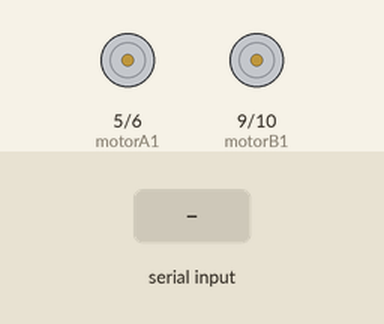
This sketch was run on a simulated Arduino Uno, built with avr-gcc and run on an emulated ATmega328P. Parts: motor-driver pin pairs drawn as motors (green arrow = first pin HIGH = forward, orange = second pin HIGH = backward, longer = more drive). Inputs (shaded band) come from the test bench.

Above: at 1.2 s.
1.3 s: "R" received over Serial
At 2.5 s:
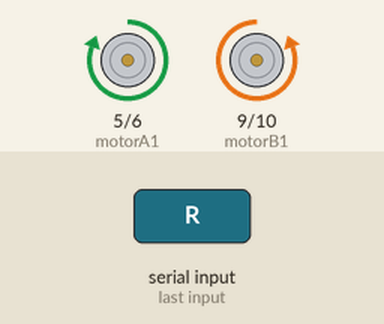
2.8 s: "L" received over Serial
At 3.7 s:
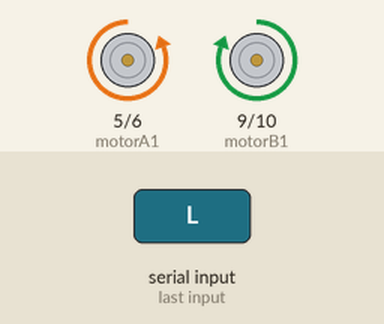
4.3 s: "B" received over Serial
At 4.8 s:
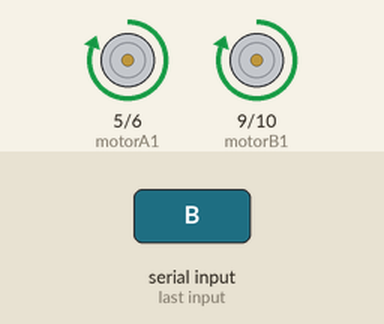
5.8 s: "F" received over Serial
At 7.0 s:
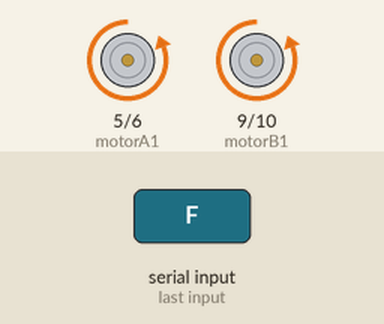
7.3 s: "S" received over Serial
At 8.3 s:
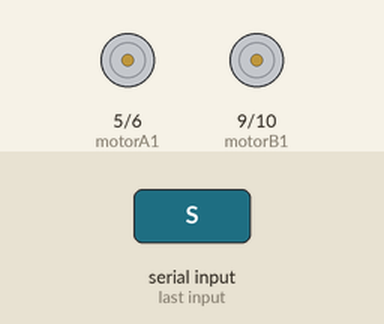
Timing chart, 0 to 9.8 s (numbered marks = the images above; inputs shaded):
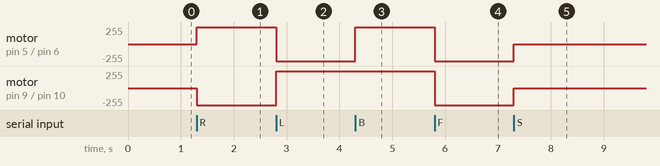

The sketch:

carrinho_2.ino
```cpp
// Pinos do Motor A (motor esquerdo) - ligados na ponte H nos pinos A-1A e A-1B
const int motorA1 = 5;  // A-1A
const int motorA2 = 6;  // A-1B

// Pinos do Motor B (motor direito) - ligados na ponte H nos pinos B-1A e B-1B
const int motorB1 = 9;   // B-1A
const int motorB2 = 10;  // B-1B

char comando; // Armazena o comando recebido via Bluetooth

void setup() {
  // Define os pinos dos motores como saída
  pinMode(motorA1, OUTPUT);
  pinMode(motorA2, OUTPUT);
  pinMode(motorB1, OUTPUT);
  pinMode(motorB2, OUTPUT);

  // Inicia a comunicação serial com o HC-05
  Serial.begin(9600); // Velocidade padrão do HC-05
}

// Função para mover para frente
void frente() {
  digitalWrite(motorA1, HIGH);
  digitalWrite(motorA2, LOW);
  digitalWrite(motorB1, LOW);
  digitalWrite(motorB2, HIGH);
}

// Função para mover para trás
void tras() {
  digitalWrite(motorA1, LOW);
  digitalWrite(motorA2, HIGH);
  digitalWrite(motorB1, HIGH);
  digitalWrite(motorB2, LOW);
}

// Função para virar à esquerda
void esquerda() {
  digitalWrite(motorA1, HIGH);
  digitalWrite(motorA2, LOW);
  digitalWrite(motorB1, HIGH);
  digitalWrite(motorB2, LOW);
}

// Função para virar à direita
void direita() {
  digitalWrite(motorA1, LOW);
  digitalWrite(motorA2, HIGH);
  digitalWrite(motorB1, LOW);
  digitalWrite(motorB2, HIGH);
}

// Função para parar o carrinho
void parar() {
  digitalWrite(motorA1, LOW);
  digitalWrite(motorA2, LOW);
  digitalWrite(motorB1, LOW);
  digitalWrite(motorB2, LOW);
}

void loop() {
  // Verifica se chegou algum comando via Bluetooth
  if (Serial.available() > 0) {
    comando = Serial.read(); // Lê o caractere enviado

    switch (comando) {
      case 'R': // Frente
        frente();
        break;
      case 'L': // Trás (Back)
        tras();
        break;
      case 'B': // Esquerda (Left)
        esquerda();
        break;
      case 'F': // Direita (Right)
        direita();
        break;
      case 'S': // Stop (Parar)
        parar();
        break;
      default:
        parar(); // Se comando desconhecido, para por segurança
        break;
    }
  }
}
```

Measured:
- after the input at 1.3 s, motor on pin 5 (motorA1) / pin 6 (motorA2): stopped → forward 255/255 at once; motor on pin 9 (motorB1) / pin 10 (motorB2): stopped → backward 255/255 at once
- after the input at 2.8 s, motor on pin 5 (motorA1) / pin 6 (motorA2): forward 255/255 → backward 255/255 at once; motor on pin 9 (motorB1) / pin 10 (motorB2): backward 255/255 → forward 255/255 at once
- after the input at 4.3 s, motor on pin 5 (motorA1) / pin 6 (motorA2): backward 255/255 → forward 255/255 at once
- after the input at 5.8 s, motor on pin 5 (motorA1) / pin 6 (motorA2), motor on pin 9 (motorB1) / pin 10 (motorB2): forward 255/255 → backward 255/255 at once
- after the input at 7.3 s, motor on pin 5 (motorA1) / pin 6 (motorA2), motor on pin 9 (motorB1) / pin 10 (motorB2): backward 255/255 → stopped at once
